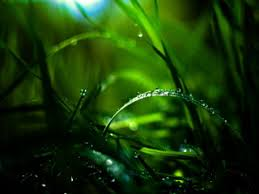
%> input picture img1.jpg, 259 x 194 px
$ octave imageTransition.m   (GNU Octave 9; MATLAB toolbox functions it lacks are replaced by stand-ins)
%> lines starting %> are read from the running program, lines starting %| are printed output that depends on the picture
clear all;
close all;
clc;

%to execute code, press run

I = imread('img1.jpg');
%> I is the input picture: size 194x259x3 uint8; mean R, G, B 25.4, 58.1, 9.8
J = imread('img2.jpg');
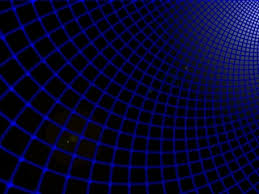
%> input picture img2.jpg, 259 x 194 px
%> J is the input picture: size 194x259x3 uint8; mean R, G, B 5.9, 6, 46.2

t1 = 2;
t2 = 0;
l1 = 5;
l2 = 5;

for t = 1:7
    Z = I.*((t-t2)/l2) + J.*(1-(t-t1)/l1);
    figure;
    imshow(Z);
    imwrite(Z,sprintf('%d.jpg',t))

end
%> this loop made 7 passes
%> pass 1, `Z = I.*((t-t2)/l2) + J.*(1-(t-t1)/l1);`:
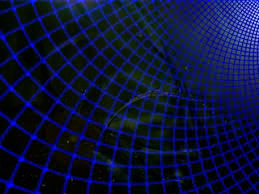
%> Z: size 194x259x3 uint8; mean R, G, B 12.1, 18.8, 57.3
%> pass 2, `Z = I.*((t-t2)/l2) + J.*(1-(t-t1)/l1);`:
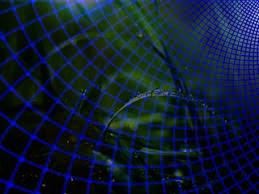
%> Z: size 194x259x3 uint8; mean R, G, B 16, 29.3, 50.1
%> pass 3, `Z = I.*((t-t2)/l2) + J.*(1-(t-t1)/l1);`:
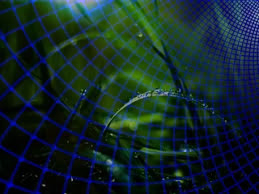
%> Z: size 194x259x3 uint8; mean R, G, B 20, 39.7, 42.9
